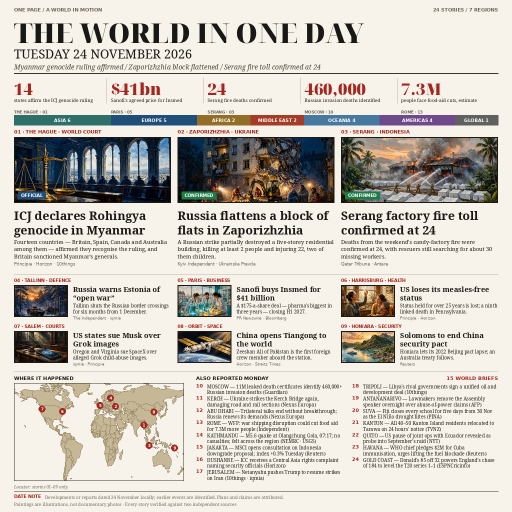
#> input picture entry.png, 1024 x 1024 px, given in place of lead-icj.png, which was not available (shown at 1/2 size)
$ python main.py
#> lines starting #> are read from the running program, lines starting #| are printed output that depends on the picture
#!/usr/bin/env python3
# SPDX-License-Identifier: MIT
# THE WORLD IN ONE DAY — Tuesday 24 November 2026 (No. 005), make.fun entry.
# Template B layout: giant title block, 5-figure numeral rail, segmented
# region band, 3 big panels + 6 mini panels, locator map + 15 briefs.
# 24 stories, every fact verified against two independent sources.
# Overflow of any text block is a build failure — nothing is clipped.
import os
import sys

from PIL import Image, ImageDraw, ImageFont

HERE = os.path.dirname(os.path.abspath(__file__))
ART = os.path.normpath(os.path.join(HERE, "..", "art"))
sys.path.insert(0, os.path.expanduser(
    "~/workspace/custom-skills/makefun_news_images/assets"))
from world_map import draw_world_map, project  # noqa: E402

W = H = 1024
M = 28
CW = W - 2 * M
PAPER = (247, 243, 234)
INK = (26, 24, 20)
FAINT = (110, 102, 90)
RULE = (60, 54, 44)
RED = (164, 38, 30)
BADGE_FILL = {
    "OFFICIAL": (31, 78, 121),
    "CONFIRMED": (30, 122, 70),
    "REPORTED": (176, 116, 16),
    "CLAIM": (164, 38, 30),
}
NOTO = "/usr/share/fonts/truetype/noto"
DEJA = "/usr/share/fonts/truetype/dejavu"


def f_disp(size, weight="Black"):
    return ImageFont.truetype(f"{NOTO}/NotoSerifDisplay-{weight}.ttf", size)


def f_serif(size, weight="Regular"):
    return ImageFont.truetype(f"{NOTO}/NotoSerif-{weight}.ttf", size)


def f_sans(size, bold=False):
    name = "DejaVuSans-Bold" if bold else "DejaVuSans"
    return ImageFont.truetype(f"{DEJA}/{name}.ttf", size)


img = Image.new("RGB", (W, H), PAPER)
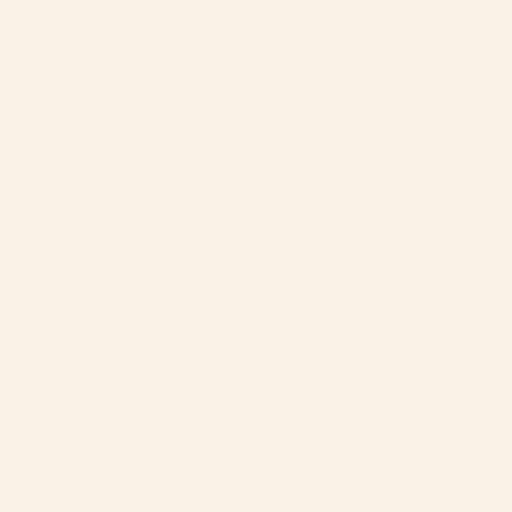
#> img: PIL image 1024x1024 RGB (shown at 1/2 size); mean R, G, B 247, 243, 234
d = ImageDraw.Draw(img)


def wrap(text, font, width):
    words, lines, cur = text.split(), [], ""
    for w_ in words:
        t = (cur + " " + w_).strip()
        if d.textlength(t, font=font) <= width:
            cur = t
        else:
            if cur:
                lines.append(cur)
            cur = w_
    if cur:
        lines.append(cur)
    return lines


def block(x, y, text, font, width, lh, max_lines, fill=INK, label=""):
    lines = wrap(text, font, width)
    if len(lines) > max_lines:
        raise SystemExit(
            f"BUILD FAILED: {label} overflows: {len(lines)} lines > "
            f"{max_lines}: {text[:60]}...")
    for i, ln in enumerate(lines):
        d.text((x, y + i * lh), ln, font=font, fill=fill)
    return y + len(lines) * lh


def painting(name, x, y, w, h, inset=0.0, fx=0.5, fy=0.5):
    p = Image.open(os.path.join(ART, name)).convert("RGB")
    if inset:
        iw, ih = int(p.width * inset), int(p.height * inset)
        p = p.crop((iw, ih, p.width - iw, p.height - ih))
    scale = max(w / p.width, h / p.height)
    p = p.resize((round(p.width * scale), round(p.height * scale)),
                 Image.LANCZOS)
    ox = min(max(round(p.width * fx - w / 2), 0), p.width - w)
    oy = min(max(round(p.height * fy - h / 2), 0), p.height - h)
    img.paste(p.crop((ox, oy, ox + w, oy + h)), (x, y))
    d.rectangle([x, y, x + w - 1, y + h - 1], outline=(30, 26, 20), width=2)


def chip(x, y, kind):
    f = f_sans(8.5, True)
    tw = d.textlength(kind, font=f)
    d.rectangle([x, y, x + tw + 12, y + 15], fill=BADGE_FILL[kind])
    d.text((x + 6, y + 3), kind, font=f, fill=(255, 255, 255))


# ---------------------------------------------------------------- masthead
d.text((M, 14), "ONE PAGE / A WORLD IN MOTION", font=f_sans(9.5, True),
       fill=FAINT)
top_r = "24 STORIES / 7 REGIONS"
d.text((W - M - d.textlength(top_r, font=f_sans(9.5, True)), 14), top_r,
       font=f_sans(9.5, True), fill=FAINT)
d.text((M, 28), "THE WORLD IN ONE DAY", font=f_disp(54), fill=INK)
d.text((M, 90), "TUESDAY 24 NOVEMBER 2026", font=f_serif(25), fill=INK)
block(M, 124,
      "Myanmar genocide ruling affirmed  /  Zaporizhzhia block flattened"
      "  /  Serang fire toll confirmed at 24",
      f_serif(13.5, "Italic"), CW, 16, 1, fill=(70, 62, 50), label="strap")
#> after the loop in wrap, `for w_ in words:`: lines = []
#> in block, `lines = wrap(text, font, width)`: lines = 1 item
#> the loop in block, `for i, ln in enumerate(lines):` made 1 pass
d.line([M, 146, W - M, 146], fill=RULE, width=2)

# ------------------------------------------------------------- numeral rail
RAIL = [
    ("14", "states affirm the ICJ genocide ruling", "THE HAGUE · 01"),
    ("$41bn", "Sanofi's agreed price for Insmed", "PARIS · 05"),
    ("24", "Serang fire deaths confirmed", "SERANG · 03"),
    ("460,000", "Russian invasion deaths identified", "MOSCOW · 10"),
    ("7.3M", "people face food-aid cuts, estimate", "ROME · 13"),
]
colw = CW / 5
ry = 154
for i, (num, cap, tag) in enumerate(RAIL):
    x = M + i * colw
    if i:
        d.line([x - 8, ry + 2, x - 8, ry + 52], fill=(190, 182, 168), width=1)
    d.text((x, ry), num, font=f_disp(33), fill=RED)
    block(x, ry + 40, cap, f_serif(9.3), colw - 18, 11.5, 2, fill=INK,
          label=f"rail {i}")
    d.text((x, ry + 66), tag, font=f_sans(7.5, True), fill=FAINT)

# ------------------------------------------------------- segmented region band
REGIONS = [
    ("ASIA 6", (46, 111, 106), 6), ("EUROPE 5", (31, 78, 121), 5),
    ("AFRICA 2", (146, 110, 40), 2), ("MIDDLE EAST 2", (164, 60, 40), 2),
    ("OCEANIA 4", (70, 120, 160), 4), ("AMERICAS 4", (110, 74, 140), 4),
    ("GLOBAL 1", (96, 96, 96), 1),
]
bx = M
total = sum(n for _, _, n in REGIONS)
MINW = 64
free = CW - MINW * len(REGIONS)
for name, colour, n in REGIONS:
    bw = MINW + round(free * n / total)
    if name == "GLOBAL 1":
        bw = W - M - bx
    d.rectangle([bx, 230, bx + bw, 250], fill=colour)
    f = f_sans(9, True)
    d.text((bx + bw / 2 - d.textlength(name, font=f) / 2, 235), name,
           font=f, fill=(255, 255, 255))
    bx += bw
#> after the loop, bx = 996


# ----------------------------------------------------------------- top tier
def big_panel(x, y, w, rubric, art, kind, headline, body, sources,
              fx=0.5, fy=0.5, inset=0.0):
    d.text((x, y), rubric, font=f_sans(9.5, True), fill=RED)
    painting(art, x, y + 16, w, 132, inset, fx, fy)
    chip(x + 8, y + 16 + 132 - 23, kind)
    hy = block(x, y + 156, headline, f_serif(24, "Bold"), w, 29, 2,
               label="big headline")
    by = block(x, hy + 4, body, f_serif(11), w, 14.5, 3, label="big body")
    d.text((x, by + 4), sources, font=f_sans(8.5), fill=FAINT)


TY = 258
PW = 314
big_panel(M, TY, PW, "01 · THE HAGUE · WORLD COURT", "lead-icj.png",
          "OFFICIAL",
          "ICJ declares Rohingya genocide in Myanmar",
          "Fourteen countries — Britain, Spain, Canada and Australia among "
          "them — affirmed they recognise the ruling, and Britain "
          "sanctioned Myanmar's generals.",
          "Principia · Horizon · 10things", fy=0.30)
#> in painting, p is the input picture: PIL image 1024x1024 RGB; mean R, G, B 202.7, 198, 189.7
#> in painting, `p = p.resize((round(p.width * scale), round(p.height * scale)), Image...`:
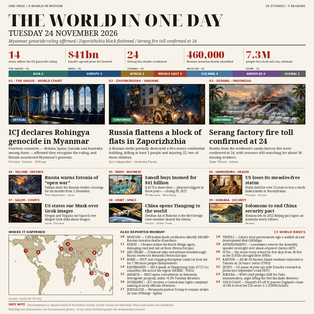
#> p: PIL image 314x314 RGB; mean R, G, B 202.5, 198, 189.8
#> in painting, `img.paste(p.crop((ox, oy, ox + w, oy + h)), (x, y))`:
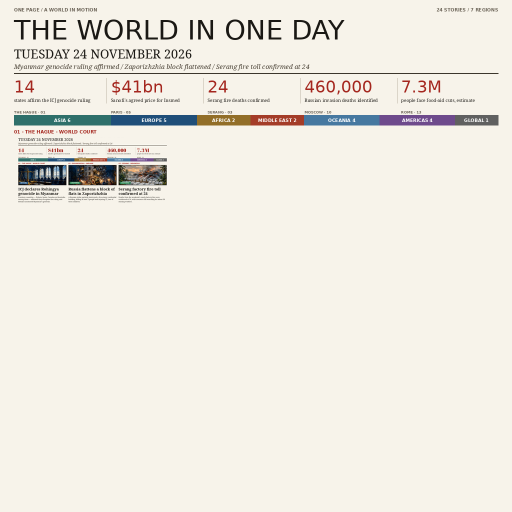
#> img: PIL image 1024x1024 RGB (shown at 1/2 size); mean R, G, B 238, 233.9, 225.5
#> in chip, `tw = d.textlength(kind, font=f)`: tw = 40.86
#> in big_panel, `hy = block(x, y + 156, headline, f_serif(24, "Bold"), w, 29, 2, label=..`: hy = 472
#> in big_panel, `by = block(x, hy + 4, body, f_serif(11), w, 14.5, 3, label="big body")`: by = 519.5
big_panel(M + 327, TY, PW, "02 · ZAPORIZHZHIA · UKRAINE",
          "panel-zaporizhzhia.png", "CONFIRMED",
          "Russia flattens a block of flats in Zaporizhzhia",
          "A Russian strike partially destroyed a five-storey residential "
          "building, killing at least 2 people and injuring 22, two of "
          "them children.",
          "Kyiv Independent · Ukrainska Pravda", fx=0.62, fy=0.55)
#> call 2 of painting, with name = 'panel-zaporizhzhia.png', x = 355, y = 274, w = 314, h = 132, inset = 0, fx = 0.62, fy = 0.55
#> in painting (call 2), `img.paste(p.crop((ox, oy, ox + w, oy + h)), (x, y))`:
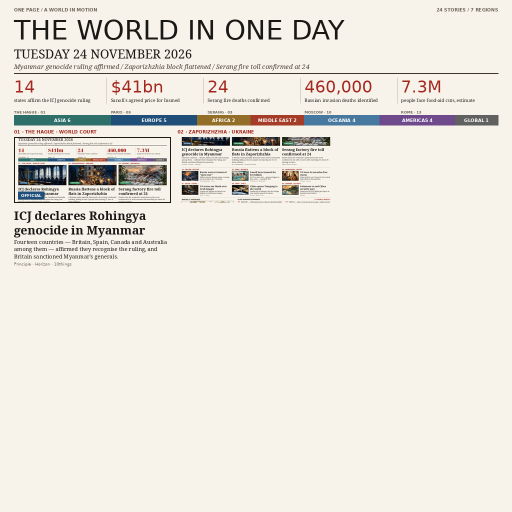
#> img: PIL image 1024x1024 RGB (shown at 1/2 size); mean R, G, B 234.3, 230.2, 221.8
big_panel(M + 654, TY, PW, "03 · SERANG · INDONESIA", "panel-serang.png",
          "CONFIRMED",
          "Serang factory fire toll confirmed at 24",
          "Deaths from the weekend's candy-factory fire were confirmed at "
          "24, with rescuers still searching for about 30 missing "
          "workers.",
          "Qatar Tribune · Antara", fx=0.55, fy=0.45)
#> (the run stopped early here; a loop or call above may not have finished)
